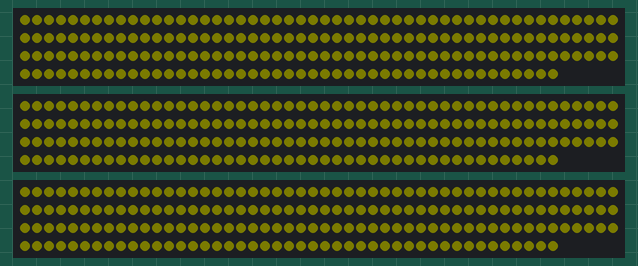
Bench run of a sketch on a simulated Arduino Uno, built with avr-gcc and run on an emulated ATmega328P. Parts: 3 × 195 RGB LEDs in strip order, left to right, continuing on the next row. Dim RGB values are drawn brighter than linear; random numbers use the default seed unless the sketch sets one.

Above: at 3.6 s.

The sketch:

YELLOW_LIGHTNING_ESP_32.ino
```cpp
// AUTHOR Eduardo Ortega
// Yellow - lightning

#include <FastLED_NeoPixel.h>
#define NUM_LEDS    195
#define LED_PIN_2   2
#define LED_PIN_4   4
#define LED_PIN_5   5
#define LED_TYPE    WS2812B
#define BRIGHTNESS  100
CRGB leds[NUM_LEDS];
FastLED_NeoPixel<NUM_LEDS, LED_PIN_2, NEO_GRB> leds_2;
FastLED_NeoPixel<NUM_LEDS, LED_PIN_4, NEO_GRB> leds_4;
FastLED_NeoPixel<NUM_LEDS, LED_PIN_5, NEO_GRB> leds_5;

void setup() {
  delay(3000);
  leds_2.begin();
  leds_2.setBrightness( BRIGHTNESS );
  leds_4.begin();
  leds_4.setBrightness( BRIGHTNESS );
  leds_5.begin();
  leds_5.setBrightness( BRIGHTNESS );
}

void fade_black(long fade){
  float fade_factor = fade / 255.0;
  for(uint16_t i=0; i < NUM_LEDS; i++){
    int red = int(leds[i].red - fade);
    int blue = int(leds[i].blue - fade);
    int green = int(leds[i].green - fade);
    if(red < 0){ red = 0; }
    if(blue < 0){ blue = 0; }
    if(green < 0){ green = 0; }
    leds[i] = CRGB(red, green, blue);
    uint32_t color = leds_2.Color(leds[i].red, leds[i].green, leds[i].blue);
    //leds_2.setPixelColor(i, color);
    //leds_4.setPixelColor(i, color);
    //leds_5.setPixelColor(i, color);
  }
}

void yellow_flash_animation(){
  //initial_prob_fade, and prob_delay_speed
  long prob_fade = random(40, 140);
  long prob_delay_speed = random(1, 5);
  while(1) {
    long lightning_strike_chance = random(1, 1000);
    long prob_value = 50;
    // establish prob for strike not occuring
    if (lightning_strike_chance > prob_value) {
      fade_black(prob_fade);
      delay(prob_delay_speed);
    } else {
      long prob_fade = random(10, 40);
      long prob_delay_speed = random(1, 5);
      long prob_saturation = random(225, 255);
      long prob_brightness = random(50, 150);
      for(int i = 0; i < NUM_LEDS; i++) {
        fade_black(prob_fade);
        leds[i] = CHSV(64, prob_saturation, prob_brightness);
        uint32_t color = leds_2.Color(leds[i].red, leds[i].green, leds[i].blue);
        leds_2.setPixelColor(i, color);
        leds_4.setPixelColor(i, color);
        leds_5.setPixelColor(i, color);
      }
      delay(prob_delay_speed);
    }
  leds_2.show();
  leds_4.show();
  leds_5.show();
  }
}

void loop(){
  yellow_flash_animation();
}
```
